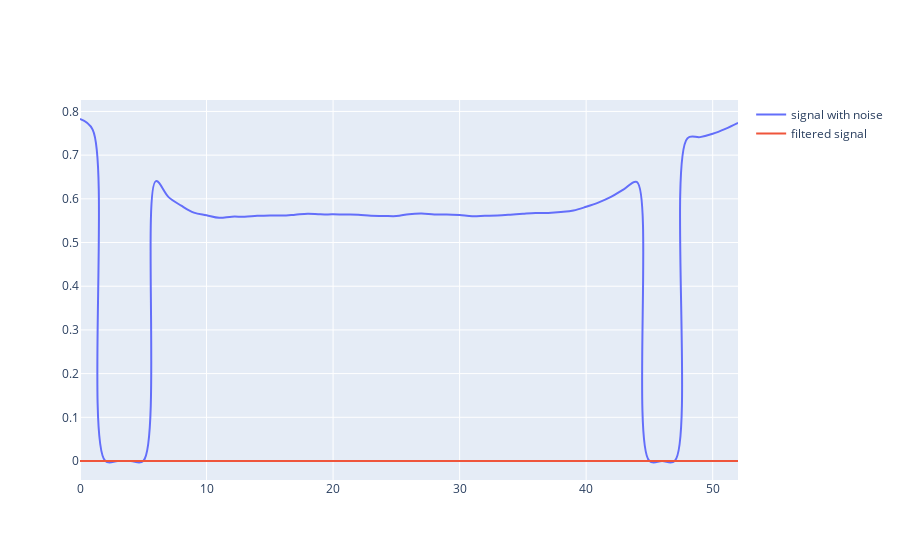

The code cell stored with this chart in its notebook:
### Markdown cell above
### Filtering for removal of outliars

### Code cell
from scipy.signal import butter,filtfilt
import plotly.graph_objects as go
fs = 20.0 # sample rate, Hz
cutoff = 2 # desired cutoff frequency of the filter, Hz, slightly higher than actual 1.2 Hz
order = 2 # sin wave can be approx represented as quadratic

# Taken from https://medium.com/analytics-vidhya/how-to-filter-noise-with-a-low-pass-filter-python-885223e5e9b7
def butter_lowpass_filter(data, cutoff, fs, order):
    normal_cutoff = cutoff / (0.5 * fs)
    # Get the filter coefficients 
    b, a = butter(order, normal_cutoff, btype='low', analog=False)
    y = filtfilt(b, a, data)
    return y

y = butter_lowpass_filter(t[6][:,0], cutoff, fs, order)

fig = go.Figure()
fig.add_trace(go.Scatter(
            y = t[5][:,0],
            line =  dict(shape =  'spline' ),
            name = 'signal with noise'
            ))
fig.add_trace(go.Scatter(
            y = y,
            line =  dict(shape =  'spline' ),
            name = 'filtered signal'
            ))
fig.show()

### Figure 1 — Plotly figure (JSON) as saved in the notebook; plotly's stock layout.template omitted (floating-point values rounded to 4 significant figures)
{"data": [{"line": {"shape": "spline"}, "name": "signal with noise", "type": "scatter", "y": [0.7827, 0.7583, 0, 0, 0, 0, 0.6405, 0.6039, 0.5844, 0.5684, 0.5624, 0.5565, 0.5592, 0.5591, 0.5611, 0.562, 0.5616, 0.5637, 0.566, 0.5645, 0.5645, 0.564, 0.5637, 0.5613, 0.5609, 0.5605, 0.5649, 0.5662, 0.5642, 0.5642, 0.5628, 0.5604, 0.5613, 0.5621, 0.5638, 0.5658, 0.5676, 0.5678, 0.5697, 0.5732, 0.5818, 0.5919, 0.605, 0.6223, 0.6386, 0, 0, 0, 0.7384, 0.7412, 0.7488, 0.7601, 0.7739]}, {"line": {"shape": "spline"}, "name": "filtered signal", "type": "scatter", "y": [6.358e-07, 4.189e-07, 2.355e-07, 1.122e-07, 5.82e-08, 6.222e-08, 1.019e-07, 1.575e-07, 2.171e-07, 2.711e-07, 3.111e-07, 3.353e-07, 3.488e-07, 3.583e-07, 3.684e-07, 3.811e-07, 3.972e-07, 4.157e-07, 4.335e-07, 4.455e-07, 4.48e-07, 4.422e-07, 4.346e-07, 4.33e-07, 4.424e-07, 4.624e-07, 4.852e-07, 4.989e-07, 4.944e-07, 4.71e-07, 4.364e-07, 4.014e-07, 3.755e-07, 3.657e-07, 3.748e-07, 3.992e-07, 4.279e-07, 4.475e-07, 4.476e-07, 4.233e-07, 3.729e-07, 2.984e-07, 2.079e-07, 1.197e-07, 6.053e-08, 5.505e-08, 1.135e-07, 2.264e-07, 3.646e-07, 4.91e-07, 5.826e-07, 6.397e-07, 6.772e-07]}], "layout": {}}
